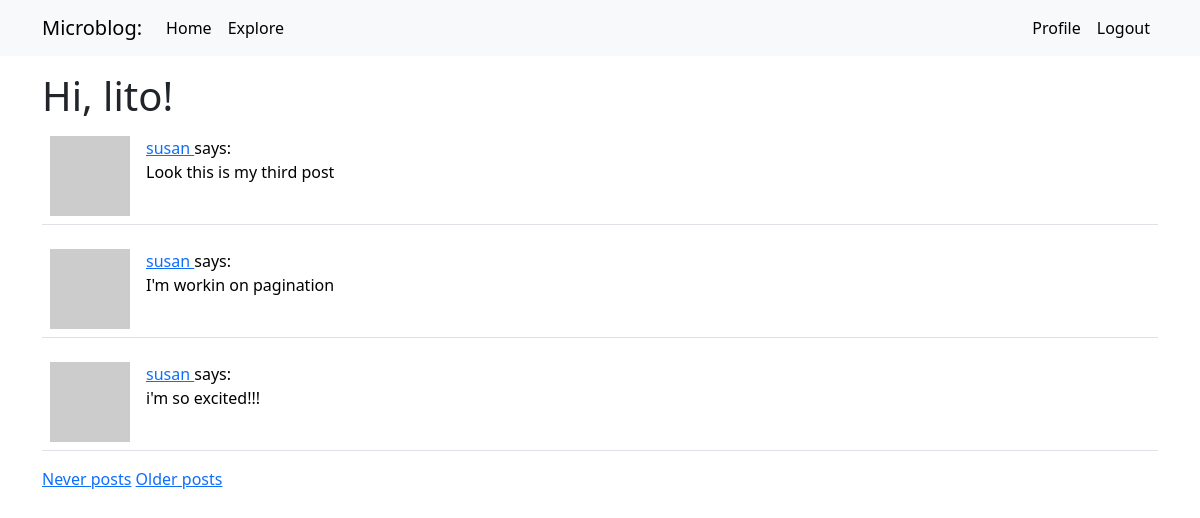
Page /explore?page=2 (signed in) on the committed database.
### app/models.py (models this page shows, shortened)
class User(UserMixin,db.Model):
    id: so.Mapped[int] = so.mapped_column(primary_key=True)
    username: so.Mapped[str] = so.mapped_column(sa.String(64), index=True,
                                                unique=True)
    email: so.Mapped[str] = so.mapped_column(sa.String(120), index=True,
                                             unique=True)
    password_hash: so.Mapped[Optional[str]] = so.mapped_column(sa.String(256))
    posts: so.WriteOnlyMapped['Post'] = so.relationship(back_populates = 'author')
    about_me: so.Mapped[Optional[str]] = so.mapped_column(sa.String(140))
    last_seen: so.Mapped[Optional[datetime]] =so.mapped_column(default=lambda: datetime.now(timezone.utc))
    following: so.WriteOnlyMapped['User'] = so.relationship( secondary = followers, primaryjoin = (followers.c.follower_id ==id), secondaryjoin = (followers.c.followed_id == id),back_populates = 'followers')
    followers: so.WriteOnlyMapped['User'] = so.relationship(secondary= followers, primaryjoin = (followers.c.followed_id ==id), secondaryjoin= (followers.c.follower_id == id), back_populates = 'following')
    def avatar(self,size):
        digest = md5(self.email.lower().encode('utf-8')).hexdigest()
        return f'https://www.gravatar.com/avatar/{digest}?d=monsterid&s={size}'

class Post(db.Model):
    id:so.Mapped[int] = so.mapped_column(primary_key=True)
    body: so.Mapped[str] = so.mapped_column(sa.String(140))
    timestamp: so.Mapped[datetime] = so.mapped_column(
        index=True, default=lambda: datetime.now(timezone.utc))
    user_id: so.Mapped[int] = so.mapped_column(sa.ForeignKey(User.id),
                                               index=True)
    author: so.Mapped[User] = so.relationship(back_populates='posts')

### app/routes.py (the view)
@app.route('/explore')
@login_required
def explore():
    page = request.args.get('page',1, type = int)
    query = sa.select(Post).order_by(Post.timestamp.desc())
    posts = db.paginate(query, page=page, per_page=app.config['POSTS_PER_PAGE'], error_out=False)
    next_url = url_for('explore', page=posts.next_num) if posts.has_next else None
    prev_url = url_for('explore', page=posts.prev_num) if posts.has_prev else None
    return render_template("index.html", title='Explore', posts=posts.items,
                           next_url=next_url, prev_url=prev_url)

### app/models.py (called while the page is built)
@login.user_loader
def load_user(id):
    return db.session.get(User,int(id))

### app/routes.py (called while the page is built)
@app.before_request
def before_request():
    if current_user.is_authenticated:
        current_user.last_seen = datetime.now(timezone.utc)
        db.session.commit()

### app/templates/index.html (shortened to what this page needs)
{% extends "base.html" %}
{% block content %}
<h1>Hi, {{ current_user.username }}!</h1>
    {% for post in posts %}
        {% include '_post.html' %}
    {% endfor %}
    {% if prev_url %}
    <a href = "{{ prev_url }}">Never posts</a>
    {% endif %}
    {% if next_url %}
    <a href="{{ next_url }}">Older posts</a>
    {% endif %}
{% endblock %}

### app/templates/_post.html
<table class = "table table-hover">
    <tr>
        <td width = "70px">
            <a href = "{{ url_for('user', username=post.author.username) }}">
                <img src="{{ post.author.avatar(36) }}">
            </a>
        </td>
        <td>
            <a href="{{ url_for('user', username=post.author.username) }}">
                {{ post.author.username }}
            </a>
            says:<br>{{ post.body }}
        </td>
    </tr>
</table>

### rows in the picture
User: username "lito"
Post: author.username "susan", body "Look this is my third post"
Post: author.username "susan", body "I'm workin on pagination"
Post: author.username "susan", body "i'm so excited!!!"
